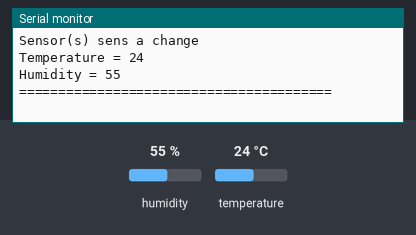
Simulated run of this sketch. Board: Arduino Uno, built with avr-gcc and run on an emulated ATmega328P. Parts: the last lines printed to the serial monitor. The inputs (shaded band) are chosen by the test bench; at power-on: humidity 55 %, temperature 24 °C. No radio packets arrive unless stated.

Above: at 8.9 s.
9.0 s: humidity set to 22 %
At 16.8 s:
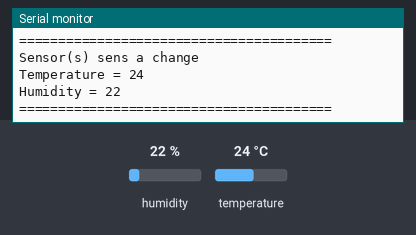
17.0 s: temperature set to 12 °C
At 24.8 s:
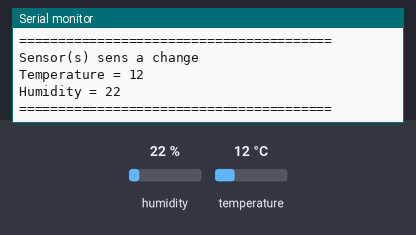
25.0 s: humidity set to 40 %
At 33.3 s:
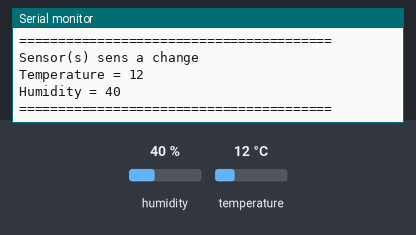
Timing chart, 0 to 34.8 s (numbered marks = the images above; inputs shaded):
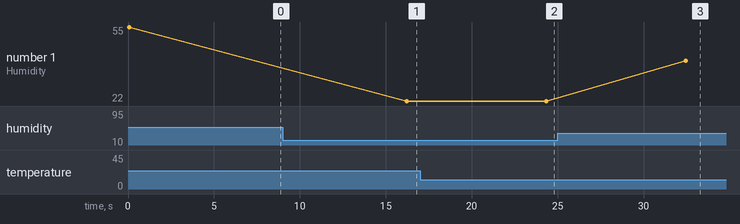

Measured:
- after the input at 9.0 s, the serial monitor: prints a new line after 7.2 s (image 1)
- after the input at 17.0 s, the serial monitor: prints a new line after 7.3 s (image 2)
- after the input at 25.0 s, the serial monitor: prints a new line after 7.5 s (image 3)
- plotted number 1: 55 → 22 after the input at 9.0 s, 22 → 40 after the input at 25.0 s

The sketch:

tx_node_v2.ino
```cpp
/*
433MHz Transmitter Code
https://circuits4you.com
Transmitter is connected on PIN 12

 Arduino                     Transmitter
  GND--------------------------GND
  D12--------------------------Data
  5V---------------------------VCC

*/
#include "LowPower.h"

#include <RH_ASK.h>
#include <SPI.h> // Not actually used but needed to compile
#include <dht.h>

#define DHT11_PIN 5

dht DHT;

RH_ASK driver;
// RH_ASK driver(2000, 2, 4, 5); // ESP8266: do not use pin 11

int lastTMP = 0, lastHDT = 0, nowTMP = 0, nowHDT = 0;

void setup(){
    Serial.begin(9600);    // Debugging only
    if (!driver.init())
         Serial.println("init failed");
}

void loop(){
  // READ DATA
  //Serial.print("DHT11, \t");
  int chk = DHT.read11(DHT11_PIN);
  /*
  switch (chk)
  {
    case DHTLIB_OK:
    Serial.print("OK,\t");
    break;
    case DHTLIB_ERROR_CHECKSUM:
    Serial.print("Checksum error,\t");
    break;
    case DHTLIB_ERROR_TIMEOUT:
    Serial.print("Time out error,\t");
    break;
    case DHTLIB_ERROR_CONNECT:
        Serial.print("Connect error,\t");
        break;
    case DHTLIB_ERROR_ACK_L:
        Serial.print("Ack Low error,\t");
        break;
    case DHTLIB_ERROR_ACK_H:
        Serial.print("Ack High error,\t");
        break;
    default:
    Serial.print("Unknown error,\t");
    break;
  }
  */
  nowHDT = (int)DHT.humidity;
  nowTMP = (int)DHT.temperature;

  // check for anythings change?
  if (lastTMP != nowTMP || lastHDT != nowHDT) {
    Serial.println("Sensor(s) sens a change");
    Serial.print("Temperature = ");
    Serial.println(nowTMP);

    Serial.print("Humidity = ");
    Serial.println(nowHDT);
    Serial.println("========================================");


    //uint8_t msg[3] = {(int)DHT.temperature, (int)DHT.humidity, 22};
    uint8_t msg[3] = {nowTMP, nowHDT, 22};
    driver.send(msg, 3);
    driver.waitPacketSent();
  }

  //delay(200);

  lastTMP = nowTMP;
  lastHDT = nowHDT;

  LowPower.powerDown(SLEEP_8S, ADC_OFF, BOD_OFF);
  //goToSleep();
  //LowPower.powerDown(SLEEP_8S, ADC_OFF, BOD_OFF);
}
```
